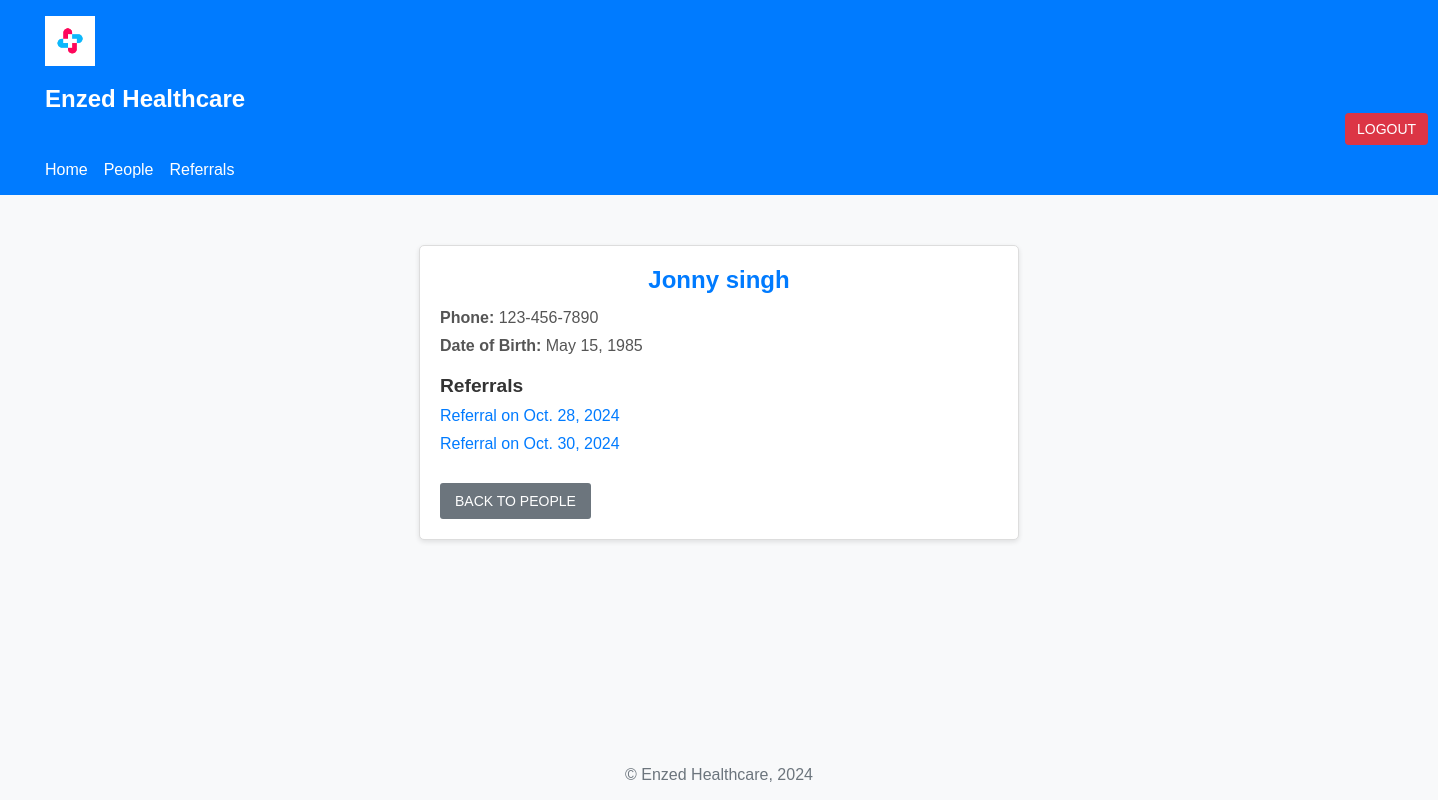
The page /people/8/ (signed in) on the database its author committed.
### referral_system/models.py (models this page shows, shortened)
class Person(models.Model):
    first_name = models.CharField(max_length=50)
    last_name = models.CharField(max_length=50)
    phone_number = models.CharField(max_length=15)
    date_of_birth = models.DateField()

class Referral(models.Model):
    person = models.ForeignKey(Person, on_delete=models.CASCADE, related_name="referrals")
    referral_date = models.DateField()
    referrer_name = models.CharField(max_length=100)
    referral_reason = models.TextField()
    note = models.TextField()

### referral_system/views.py (the view)
# urls.py: path('people/<int:pk>/', views.person_detail, name='person_detail'),
@login_required
def person_detail(request, pk):
    person = get_object_or_404(Person, pk=pk)
    return render(request, "referral_system/person_detail.html", {"person": person})

### referral_system/templates/referral_system/person_detail.html (shortened to what this page needs)
{% extends "referral_system/base.html" %}
{% block content %}
<div class="vcontainer">
    <h2>{{ person.first_name }} {{ person.last_name }}</h2>
    <p><strong>Phone:</strong> {{ person.phone_number }}</p>
    <p><strong>Date of Birth:</strong> {{ person.date_of_birth }}</p>
    <h3>Referrals</h3>
    <ul>
        {% for referral in person.referrals.all %}
        <li>
            <a href="{% url 'referral_detail' referral.pk %}">
                Referral on {{ referral.referral_date }}
            </a>
        </li>
        {% empty %}
        <p>No referrals found.</p>
        {% endfor %}
    </ul>
    <a href="{% url 'person_list' %}" class="btn btn-secondary">Back to People</a>
</div>
{% endblock %}

### referral_system/static/referral_system/style.css (style rules this page uses)
* { margin: 0; padding: 0; box-sizing: border-box; }
body { font-family: Arial, sans-serif; background-color: #f8f9fa; margin: 0; padding: 0; color: #212529; display: flex; flex-direction: column; min-height: 100vh; }
h2, .login-container h2 { color: #333333; margin-bottom: 20px; }
h2 { font-size: 1.8rem; text-align: center; }
.btn { border: none; border-radius: 4px; font-size: 14px; padding: 8px 12px; text-transform: uppercase; transition: all 0.3s ease; }
.vcontainer { max-width: 600px; margin: 50px auto; padding: 20px; background-color: #ffffff; border: 1px solid #ddd; border-radius: 5px; box-shadow: 0 2px 5px rgba(0, 0, 0, 0.1); font-family: Arial, sans-serif; text-align: left; }
.vcontainer h2 { font-size: 1.5rem; color: #007bff; margin-bottom: 15px; text-align: center; }
.vcontainer h3 { font-size: 1.2rem; color: #333; margin-top: 20px; margin-bottom: 10px; }
.vcontainer p { font-size: 1rem; color: #555; margin-bottom: 10px; }
.vcontainer ul { list-style-type: none; padding: 0; margin: 0; }
.vcontainer ul li { font-size: 1rem; margin-bottom: 10px; }
.vcontainer ul li a { color: #007bff; text-decoration: none; transition: color 0.3s ease; }
.vcontainer .btn { display: inline-block; background-color: #6c757d; color: #fff; padding: 10px 15px; border-radius: 3px; font-size: 14px; text-decoration: none; margin-top: 20px; text-align: center; }

### rows shown on the page
Person: first_name "Jonny", last_name "singh", phone_number "123-456-7890", date_of_birth "May 15, 1985"
Referral: referral_date "Oct. 28, 2024"
Referral: referral_date "Oct. 30, 2024"
